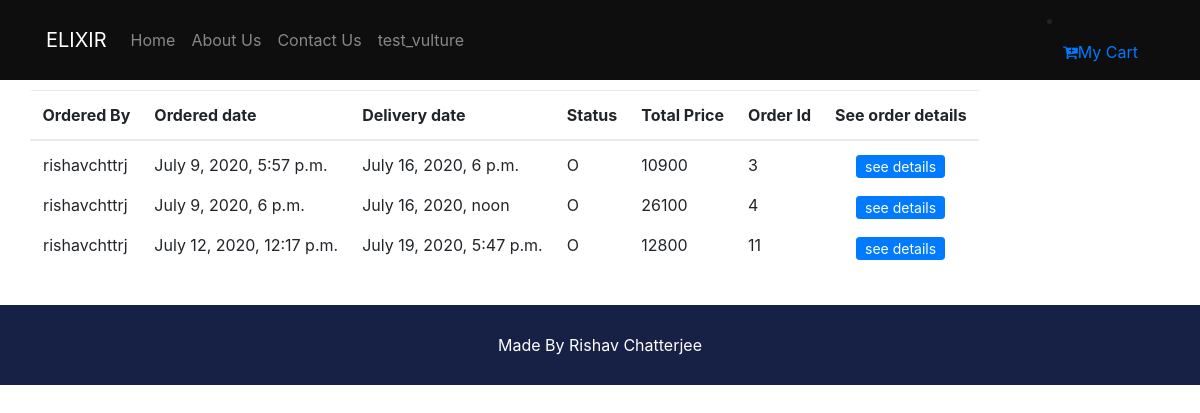
Screenshot of /orderview/1 (signed in) with the database file from the repository.
### account/models.py (models this page shows, shortened)
class User(AbstractUser):
    first_name = models.CharField(max_length=100)
    last_name = models.CharField(max_length=100)
    username = models.CharField(max_length=100, unique=True)
    email = models.EmailField()
    contact_no = PhoneNumberField()
    address1 = models.TextField()
    address2 = models.TextField()
    REQUIRED_FIELDS=['email','contact_no']
    def __str__(self):
        return self.username

### products/models.py (models this page shows, shortened)
class Order(models.Model):
    statuses = [("O","Ordered"), ("S","Shipped"),("C","Cancelled"),("D","Delivered"),("R","Returned"),("L","Lost")]
    user = models.ForeignKey(get_user_model(), on_delete=models.CASCADE,blank=True)
    date_created = models.DateTimeField(auto_now_add=True, null=True)
    shipment_date = models.DateTimeField(auto_now_add=False, null=True)
    status = models.CharField(max_length=1, choices=statuses, default = "O" )
    total_bill = models.IntegerField()

### products/views.py (the view)
# urls.py: path('orderview/<int:id>', OrderView.as_view(), name='orderview'),
class OrderView(generic.View):
    def get(self,request, *args, **kwargs):
        orders = Order.objects.filter(user_id = kwargs['id'])
        context = {'orders':orders}
        return render(request, "products/order-details.html", context)

### products/templates/products/order-details.html
{% extends "products/base.html" %}
{% block content %}
{% load mathfilters %}
<section class="ftco-section" id="bill_table">
    <div class="container">
        <div class="row">
            <div class="table-wrap">
                    <table class="table">
                        <thead class="thead-primary">
                            <tr>
                            <th>Ordered By</th>
                            <th>Ordered date</th>
                            <th>Delivery date</th>
                            <th>Status</th>
                            <th>Total Price</th>
                            <th>Order Id</th>
                            <th>See order details</th>
                        </tr>
                        </thead>
                        <tbody>
                            <tr class="alert" role="alert">
                          <td>
                              <div class="email">
                                {% for order in orders %}
                                <p>{{order.user}}</p>
                                {% endfor %}
                              </div>
                          </td>
                            <td>
                              <div>
                                {% for order in orders %}
                                <p>{{order.date_created}}</p>
                                {% endfor %}
                              </div>
                            </td>
                            <td>
                                <div>
                                    {% for order in orders %}
                                    <p>{{order.shipment_date}}</p>
                                    {% endfor %}
                                </div>
                            </td>
                        <td>
                            <div>
                                {% for order in orders %}
                                <p>{{order.status}}</p>
                                {% endfor %}
                            </div>
                        </td>
                        <td class="quantity">
                            <div>
                                {% for order in orders %}
                                <p>{{order.total_bill}}</p>
                                {% endfor %}
                            </div>
                        </td>
                        <td>
                            <div>
                                {% for order in orders %}
                                <p>{{order.id}}</p>
                                {% endfor %}
                            </div>
                        </td>
                        <td>
                            {% for order in orders %}
                            <p class="text-center"><a href="{% url 'orderitemview' order.id %}" class="btn btn-primary btn-sm py-0">see details</a></p>
                            {% endfor %}
                        </td>
                        </tr>
                    </tbody>
                </table>
            </div>
        </div>
    </div>
</section>
{% endblock %}

### products/templates/products/base.html (shortened to what this page needs)
{% load static %}
<!doctype html>
<html>
<head>
<link rel="stylesheet" href="{% static 'products/css/bootstrap4.css' %}">
<link rel="stylesheet" href="https://maxcdn.bootstrapcdn.com/font-awesome/4.7.0/css/font-awesome.min.css">
<link rel="stylesheet" href="{% static 'products/css/style.css' %}">
</head>
<body>
<div class="container-fluid bg-black" id="optionbar">
	<nav class="container navbar navbar-expand-lg navbar-dark bg-black">
	<a class="navbar-brand" href="{% url 'home' %}">ELIXIR</a>
	<div class="collapse navbar-collapse" id="navbarSupportedContent">
    <ul class="navbar-nav mr-auto">
    	<li class="nav-item">
        <a class="nav-link" href="{% url 'home' %}">Home <span class="sr-only">(current)</span></a>
    	</li>
    	<li class="nav-item">
        <a class="nav-link" href="{% url 'about' %}">About Us</a>
    	</li>
    	<li class="nav-item">
        <a class="nav-link " href="{% url 'contact' %}">Contact Us</a>
		</li>
		{% if not user.is_authenticated %}
    	<li class="nav-item">
		<a class="nav-link " href="{% url 'signup' %}">Sign Up!</a>
		</li>
		<li class="nav-item">
		<div class="nav-link">|</div>
		</li>
		<li class="nav-item">
		<a class="nav-link " href="{% url 'login' %}">Log in</a>
		</li>
		{% else %}
		<li class="nav-item">
		<a class="nav-link " href="{% url 'detailuser' user.id %}">{{request.user.username}}</a>
		</li>
		{% endif %}
    </ul>
	<li class="nav-item">
        <a class="nav-link "  href="{% url 'mycart' %}"><i class="fa fa-cart-plus" aria-hidden="true"></i>My Cart</a>
	</li>
	</div>
</nav>
</div>
<div id="arrange">
</div>
{% block content %}
{% endblock %}
</body>
<div id="bottom-bar">
	<div id="wrap-element">
		<p id="ownership">Made By Rishav Chatterjee</p>
	</div>
</div>
</html>

### products/static/products/css/style.css (style rules this page uses)
.bg-black { background-color: rgba(14,14,14,1.00) }
#optionbar { position: fixed; z-index: 1; }
#arrange { height:40px; width: 100%; }
#wrap-element { height: 100%; display: flex; align-items: center; justify-content: center }
#bottom-bar { background-color: #172146; bottom: 0; width: 100%; height: 80px; }
#ownership { color: #ffffff; margin: 0; }
#bill_table { padding-top: 50px; }

### rows the page displays
User: user.username "test_vulture"
Order: user "rishavchttrj", date_created "July 9, 2020, 5:57 p.m.", shipment_date "July 16, 2020, 6 p.m.", status "O", total_bill "10900", id "3"
Order: user "rishavchttrj", date_created "July 9, 2020, 6 p.m.", shipment_date "July 16, 2020, noon", status "O", total_bill "26100", id "4"
Order: user "rishavchttrj", date_created "July 12, 2020, 12:17 p.m.", shipment_date "July 19, 2020, 5:47 p.m.", status "O", total_bill "12800", id "11"
